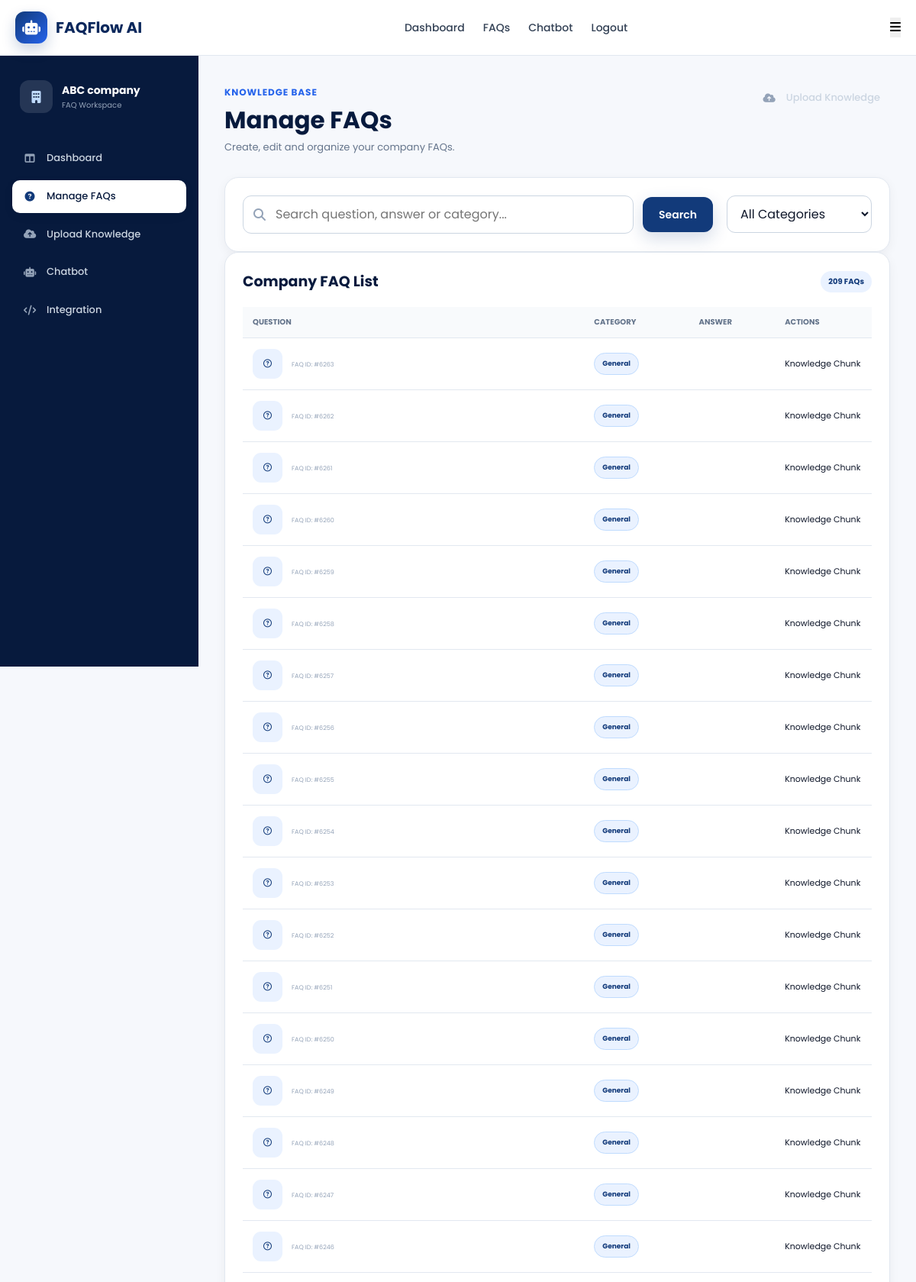
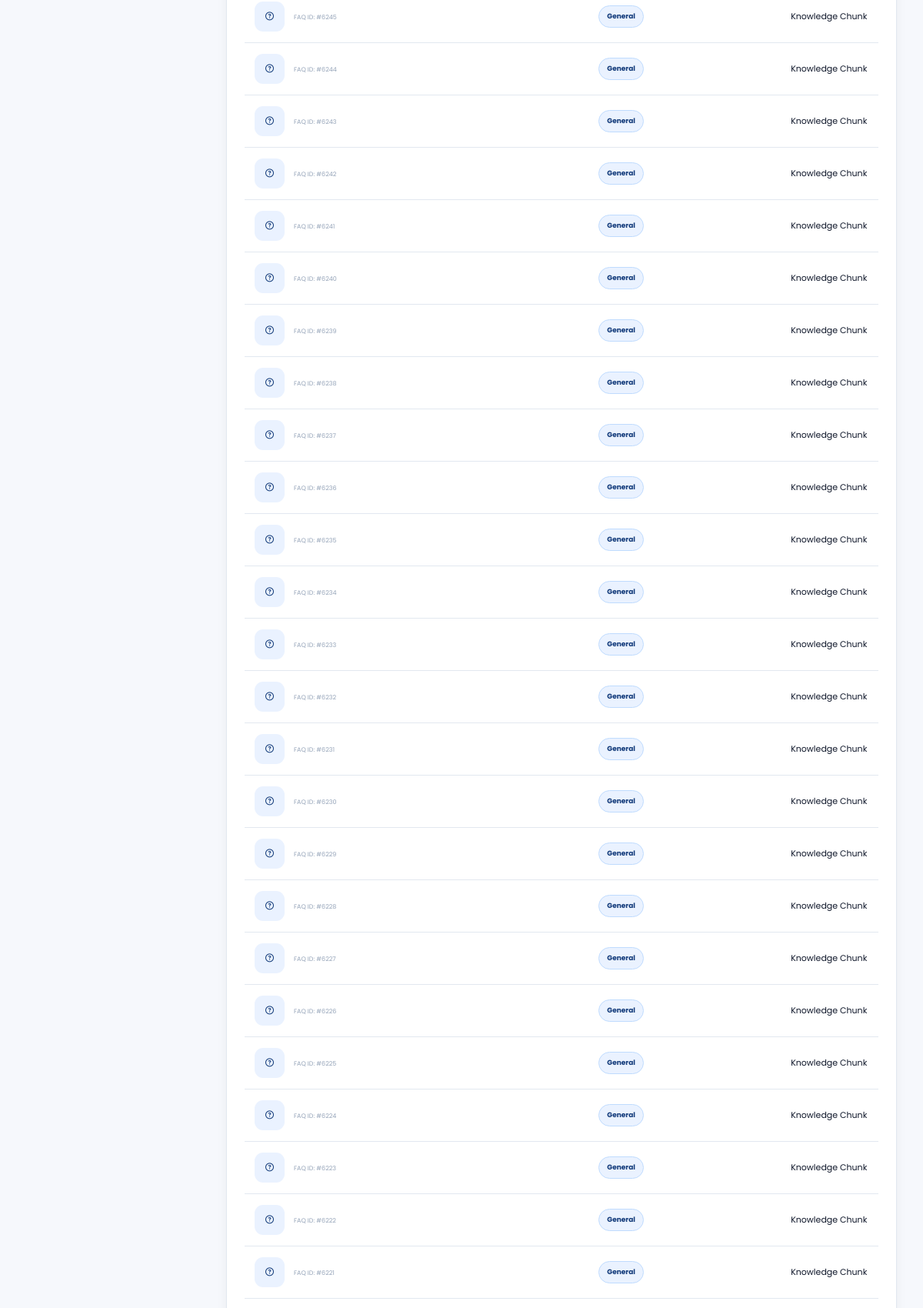
/knowledge/ (signed in, upper part), run on the app's committed database (2 pictures, top to bottom).
### tables this page shows
CREATE TABLE knowledge_chunks (
            id INTEGER PRIMARY KEY AUTOINCREMENT,
            company_id INTEGER NOT NULL,
            content TEXT NOT NULL,
            source_name TEXT,
            source_type TEXT,
            source_url TEXT,
            metadata TEXT,
            created_at TIMESTAMP DEFAULT CURRENT_TIMESTAMP
        );

### routes/faq_routes.py (the view)
@faq_bp.route("/")
@login_required
def faq_list():
    company_id = session.get(
        "company_id"
    )
    create_knowledge_table()
    connection = sqlite3.connect(
        database_path()
    )
    connection.row_factory = sqlite3.Row
    chunks = connection.execute(
        """
        SELECT *
        FROM knowledge_chunks
        WHERE company_id = ?
        ORDER BY id DESC
        """,
        (company_id,)
    ).fetchall()
    connection.close()
    return render_template(
        "faqs/faq_list.html",
        faqs=chunks
    )

### routes/faq_routes.py (called while the page is built)
def database_path():
    return current_app.config.get(
        "DATABASE",
        os.path.join(
            current_app.root_path,
            "database",
            "faqflow.db"
        )
    )

### services/ai_service.py (called while the page is built)
def get_database_path():
    configured_path = current_app.config.get("DATABASE")
    if configured_path:
        return configured_path
    return os.path.join(
        current_app.root_path,
        "database",
        "faqflow.db"
    )

def create_knowledge_table():
    connection = sqlite3.connect(
        get_database_path()
    )
    try:
        connection.execute(
            """
            CREATE TABLE IF NOT EXISTS knowledge_chunks (
                id INTEGER PRIMARY KEY AUTOINCREMENT,
                company_id INTEGER NOT NULL,
                content TEXT NOT NULL,
                source_name TEXT,
                source_type TEXT,
                source_url TEXT,
                metadata TEXT,
                created_at TIMESTAMP DEFAULT CURRENT_TIMESTAMP
            )
            """
        )
        connection.commit()
    finally:
        connection.close()

### templates/faqs/faq_list.html (shortened to what this page needs)
{% extends "base.html" %}
{% block content %}
<section class="dashboard-page">
    <div class="dashboard-layout">
        <aside class="dashboard-sidebar">
            <div class="sidebar-top">
                <div class="sidebar-company">
                    <div class="company-avatar">
                        <i class="fa-solid fa-building"></i>
                    </div>
                    <div>
                        <h3>{{ session.get("company_name","Company") }}</h3>
                        <p>FAQ Workspace</p>
                    </div>
                </div>
                <nav class="sidebar-menu">
                    <a href="{{ url_for('dashboard.dashboard') }}" class="sidebar-link">
                        <i class="fa-solid fa-table-columns"></i>
                        <span>Dashboard</span>
                    </a>
                    <a href="{{ url_for('faq.faq_list') }}" class="sidebar-link active">
                        <i class="fa-solid fa-circle-question"></i>
                        <span>Manage FAQs</span>
                    </a>
                    <a href="{{ url_for('faq.upload_data') }}" class="sidebar-link">
                        <i class="fa-solid fa-cloud-arrow-up"></i>
                        <span>Upload Knowledge</span>
                    </a>
                    <a href="{{ url_for('chatbot.chatbot') }}" class="sidebar-link">
                        <i class="fa-solid fa-robot"></i>
                        <span>Chatbot</span>
                    </a>
                    <a href="{{ url_for('chatbot.integration') }}" class="sidebar-link">
                        <i class="fa-solid fa-code"></i>
                        <span>Integration</span>
                    </a>
                </nav>
            </div>
        </aside>
        <main class="dashboard-main">
            <div class="dashboard-header">
                <div>
                    <p class="dashboard-label">
                        Knowledge Base
                    </p>
                    <h1>
                        Manage FAQs
                    </h1>
                    <p class="dashboard-subtitle">
                        Create, edit and organize your company FAQs.
                    </p>
                </div>
                <a href="{{ url_for('faq.upload_data') }}" class="sidebar-link">
                    <i class="fa-solid fa-cloud-arrow-up"></i>
                    <span>Upload Knowledge</span>
                </a>
            </div>
            <div class="dashboard-card">
                <div class="faq-toolbar">
                    <form action="{{ url_for('faq.faq_list') }}" method="GET" class="faq-search">
                        <div class="search-box">
                            <i class="fa-solid fa-magnifying-glass"></i>
                            <input type="text" name="keyword" placeholder="Search question, answer or category..."
                                value="{{ keyword if keyword else '' }}">
                        </div>
                        <button type="submit" class="dashboard-primary-button">
                            Search
                        </button>
                    </form>
                    <div class="faq-filter">
                        <select id="categoryFilter">
                            <option value="all">
                                All Categories
                            </option>
                        </select>
                    </div>
                </div>
            </div>
            <div class="dashboard-card">
                <div class="table-header">
                    <h2>
                        Company FAQ List
                    </h2>
                    <span>
                        {{ faqs|length }}
                        FAQs
                    </span>
                </div>
                <div class="table-responsive">
                    <table class="faq-table">
                        <thead>
                            <tr>
                                <th>
                                    Question
                                </th>
                                <th>
                                    Category
                                </th>
                                <th>
                                    Answer
                                </th>
                                <th>
                                    Actions
                                </th>
                            </tr>
                        </thead>
                        <tbody>
                            {% if faqs %}
                            {% for faq in faqs %}
                            <tr class="faq-row" data-category="{{ faq['category'] }}">
                                <td>
                                    <div class="faq-question-cell">
                                        <div class="faq-question-icon">
                                            <i class="fa-regular fa-circle-question"></i>
                                        </div>
                                        <div>
                                            <small>
                                                FAQ ID: #{{ faq["id"] }}
                                            </small>
                                        </div>
                                    </div>
                                </td>
                                <td>
                                    <span class="faq-category-badge">
                                        {{ faq["category"] if faq["category"] else "General" }}
                                    </span>
                                </td>
                                <td>
                                </td>
                                <td>
                                    <div class="faq-action-buttons">
                                        <span class="status-badge info">
                                            Knowledge Chunk
                                        </span>
                                    </div>
                                </td>
                            </tr>
                            {% endfor %}
                            {% endif %}
                        </tbody>
                    </table>
                </div>
            </div>
        </main>
    </div>
</section>
{% endblock %}

### static/css/style.css (style rules this page uses)
:root { --primary: #123a7a; --primary-dark: #0b285c; --primary-deep: #071a3d; --primary-light: #eaf2ff; --primary-soft: #f4f7fc; --accent: #2563eb; --accent-dark: #1d4ed8; --white: #ffffff; --background: #f6f8fc; --surface: #ffffff; --surface-soft: #f8fafc; --text-dark: #0f172a; --text-medium: #334155; --text-light: #64748b; --text-muted: #94a3b8; --border: #e2e8f0; --border-dark: #cbd5e1; --success: #16a34a; --success-light: #dcfce7; --danger: #dc2626; --danger-light: #fee2e2; --warning: #d97706; --warning-light: #fef3c7; --shadow-sm: 0 4px 14px rgba(15, 23, 42, 0.05); --shadow-md: 0 10px 30px rgba(15, 23, 42, 0.08); --shadow-lg: 0 22px 55px rgba(15, 23, 42, 0.12); --radius-sm: 8px; --radius-md: 12px; --radius-lg: 18px; --radius-xl: 24px; --transition: all 0.25s ease; }
* { margin: 0; padding: 0; box-sizing: border-box; }
html { scroll-behavior: smooth; }
body { min-height: 100vh; background: var(--background); color: var(--text-dark); font-family: "Poppins", Arial, sans-serif; line-height: 1.6; overflow-x: hidden; }
a { color: inherit; text-decoration: none; }
button, input, textarea, select { font: inherit; }
button { border: none; cursor: pointer; }
input, textarea, select { color: var(--text-dark); }
main { min-height: calc(100vh - 160px); }
.btn-primary, .dashboard-primary-button, .auth-submit-button, .cta-primary-button { min-height: 44px; display: inline-flex; align-items: center; justify-content: center; gap: 9px; padding: 11px 20px; border: 1px solid transparent; border-radius: var(--radius-md); background: var(--primary); color: var(--white); font-size: 14px; font-weight: 600; box-shadow: 0 8px 22px rgba(18, 58, 122, 0.18); transition: var(--transition); }
.hero-badge, .section-label, .form-label, .card-label, .dashboard-label { width: fit-content; display: inline-flex; align-items: center; gap: 7px; color: var(--accent); font-size: 12px; font-weight: 700; letter-spacing: 0.9px; text-transform: uppercase; }

### data on the page
knowledge_chunks: id "6263", faq "General"
knowledge_chunks: id "6262", faq "General"
knowledge_chunks: id "6261", faq "General"
knowledge_chunks: id "6260", faq "General"
knowledge_chunks: id "6259", faq "General"
knowledge_chunks: id "6258", faq "General"
knowledge_chunks: id "6257", faq "General"
knowledge_chunks: id "6256", faq "General"
knowledge_chunks: id "6255", faq "General"
knowledge_chunks: id "6254", faq "General"
knowledge_chunks: id "6253", faq "General"
knowledge_chunks: id "6252", faq "General"
knowledge_chunks: id "6251", faq "General"
knowledge_chunks: id "6250", faq "General"
knowledge_chunks: id "6249", faq "General"
knowledge_chunks: id "6248", faq "General"
knowledge_chunks: id "6247", faq "General"
knowledge_chunks: id "6246", faq "General"
knowledge_chunks: id "6245", faq "General"
knowledge_chunks: id "6244", faq "General"
knowledge_chunks: id "6243", faq "General"
knowledge_chunks: id "6242", faq "General"
knowledge_chunks: id "6241", faq "General"
knowledge_chunks: id "6240", faq "General"
knowledge_chunks: id "6239", faq "General"
knowledge_chunks: id "6238", faq "General"
knowledge_chunks: id "6237", faq "General"
knowledge_chunks: id "6236", faq "General"
knowledge_chunks: id "6235", faq "General"
knowledge_chunks: id "6234", faq "General"
knowledge_chunks: id "6233", faq "General"
knowledge_chunks: id "6232", faq "General"
knowledge_chunks: id "6231", faq "General"
knowledge_chunks: id "6230", faq "General"
knowledge_chunks: id "6229", faq "General"
knowledge_chunks: id "6228", faq "General"
knowledge_chunks: id "6227", faq "General"
knowledge_chunks: id "6226", faq "General"
knowledge_chunks: id "6225", faq "General"
knowledge_chunks: id "6224", faq "General"
knowledge_chunks: id "6223", faq "General"
knowledge_chunks: id "6222", faq "General"
knowledge_chunks: id "6221", faq "General"

### other printed values
{{ session.get("company_name","Company") }} "ABC company"
{{ faqs|length }} "209"
